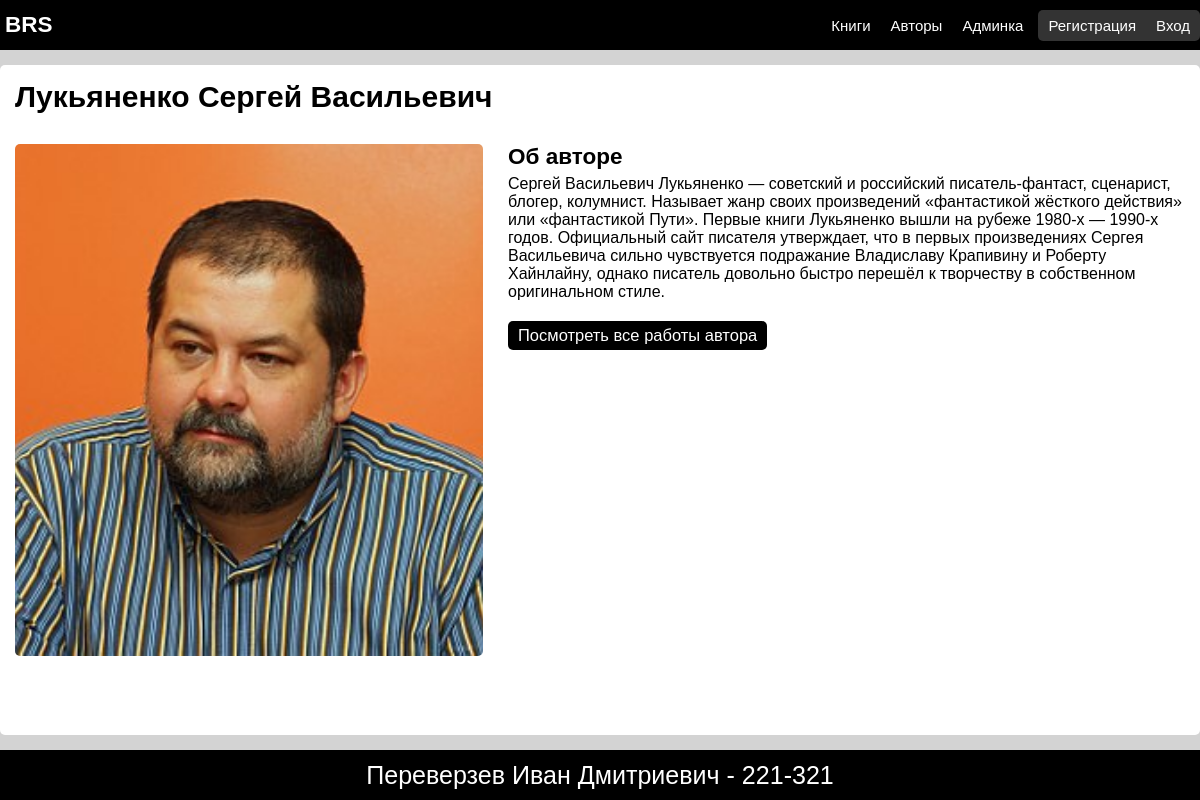
Page /one_author/1/ on the committed database.
### RecommendSystem/models.py (models this page shows)
class Author(models.Model):
    firstname = models.CharField(max_length=200)
    lastname = models.CharField(max_length=200)
    patronymic = models.CharField(max_length=200)
    image = models.ImageField(upload_to=f'images/authors/', default='images/authors/default.png')
    description =  models.TextField(null=True)
    def __str__(self):
        return f'{self.lastname} {self.firstname} {self.patronymic}'

### RecommendSystem/views.py (the view)
# urls.py: path('one_author/<int:author_id>/', views.show_one_author, name='show_one_author'),
def show_one_author(request, author_id: int):
    author = get_object_or_404(Author, pk=author_id)
    return render(request, 'show_one_author.html', {'author': author})

### RecommendSystem/templates/show_one_author.html (shortened to what this page needs)
{% extends "base.html" %}
{% block content %}
    {% load static %}
    <h1>{{ author }}</h1>
    <div class="description">
        <img class="description__img" src="{% static author.image %}" alt="">
        <div class="description__info">
            <div class="description__annotation description__block">
                <h2>Об авторе</h2>
                <p class="common-text">{{ author.description }}</p>
            </div>
            <a href="{% url 'RS:books_of_author' author.id 1 %}" class="btn">Посмотреть все работы автора</a>
        </div>
    </div>
{% endblock content %}

### RecommendSystem/static/styles/base.css (style rules this page uses)
:root { font-size: 15px; }
*, *::before, *::after { padding: 0; margin: 0; box-sizing: border-box; }
a { color: black; text-decoration: none; }
body { display: flex; flex-direction: column; height: 100vh; font-family: Verdana, sans-serif; background-color: lightgray; }
.common-text { font-size: 1.067rem; }
.btn { cursor: pointer; padding: 5px 10px; border: none; border-radius: 5px; background-color: black; color: white; font-size: 1.1rem; transition: all 0.2s; display: inline-block; width: fit-content; }

### RecommendSystem/templates/show_one_author.html (style rules this page uses)
.description { margin-top: 30px; display: flex; gap: 25px; height: 80%; }
.description__info { display: flex; flex-direction: column; gap: 20px; }
.description__block { display: flex; flex-direction: column; gap: 5px; border-radius: 5px; }
.description__img { height: 100%; width: 40%; display: inline-block; border-radius: 5px; object-fit: cover; }

### rows in the picture
Author: lastname+firstname+patronymic "Лукьяненко Сергей Васильевич", image (picture), description "Сергей Васильевич Лукьяненко — советский и российский писатель-фантаст, сценарист, блогер, колумнист. Называет жанр своих произведений «фантастикой жёсткого действия» или «фантастикой Пути». Первые книги Лукьяненко вышли на рубеже 1980-х — 1990-х годов. Официальный сайт писателя утверждает, что в первых произведениях Сергея Васильевича сильно чувствуется подражание Владиславу Крапивину и Роберту Хайнлайну, однако писатель довольно быстро перешёл к творчеству в собственном оригинальном стиле."
